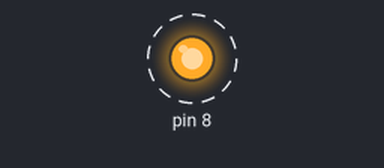
A sketch run on a simulated Arduino Uno, built with avr-gcc and run on an emulated ATmega328P. Parts: output pins drawn as LEDs (lit = HIGH). Dashed ring = blinking.

Above: at 0.5 s.
Timing chart, 0 to 4.6 s (numbered marks = the images above):
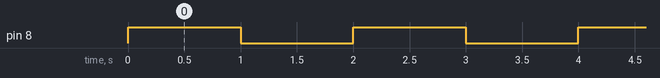

Measured:
- by itself, pin 8: alternates HIGH for 1.0 s and LOW for 1.0 s

The sketch:

pin8_blink.ino
```cpp
// initialize digital pin 8 as an output.
  void setup() {
  pinMode(8, OUTPUT);
}

// the loop function runs over and over again forever
  void loop() {
  digitalWrite(8, HIGH);
  delay(1000);
  digitalWrite(8, LOW);
  delay(1000);
 }
```

HelloWord.c
```cpp
#include<stdio.h>
#include<stdlib.h>

int main(void)
{
    long long foo = 1;
    while(1)
    {
      printf("%lli: HEY LINDAjseklfnsejfsfsfsfsfsfffsfsdfsfsfsdfsdfsfsdfsdfsfsdfsfsdfk\n", foo);
      ++foo;
    }
    return 0;
}
```
